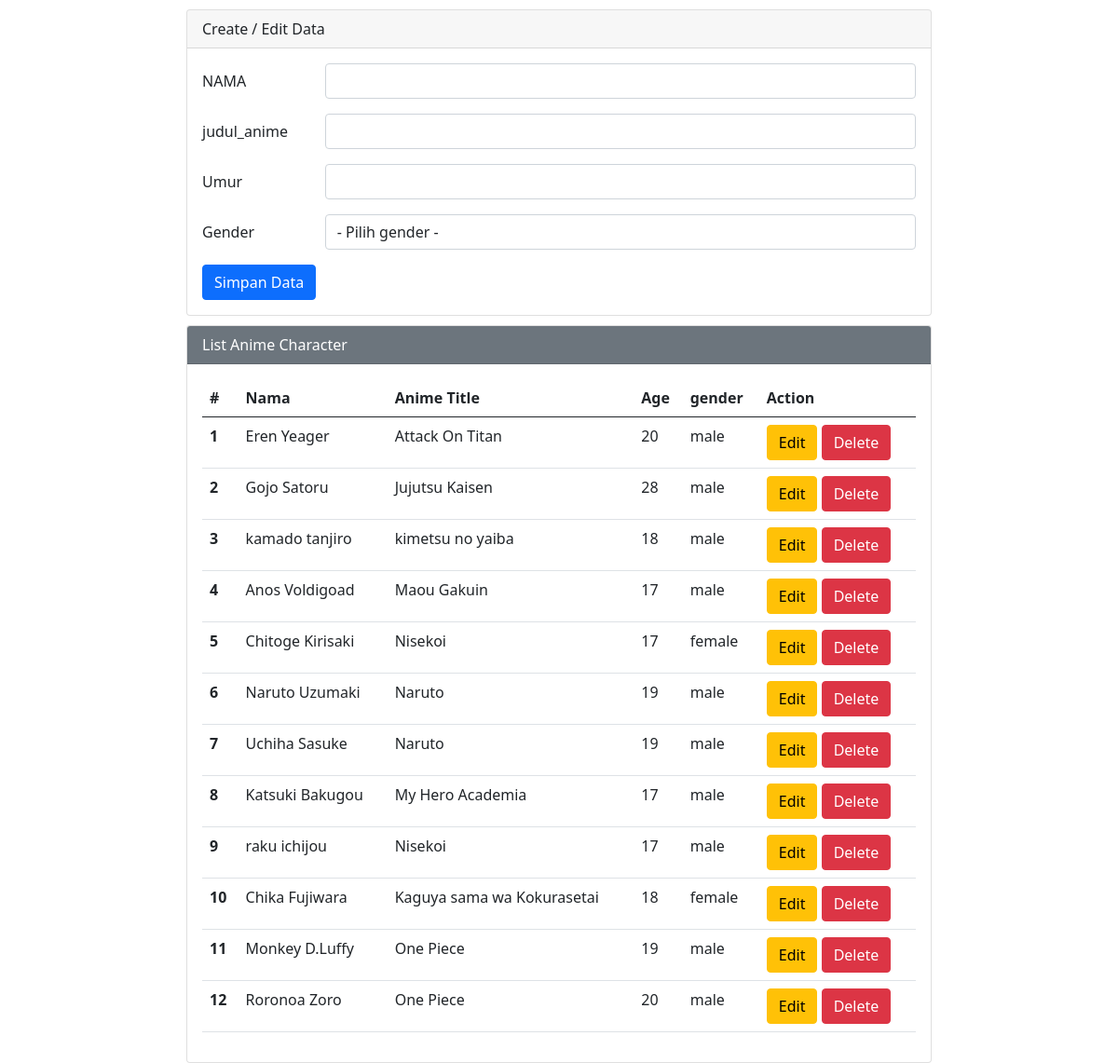
Screenshot of /web-login/formulir.php with the database file from the repository.
### tables this page shows
CREATE TABLE `character_anime` (
  `id` int(50) NOT NULL,
  `nama` varchar(100) NOT NULL,
  `judul_anime` varchar(100) NOT NULL,
  `umur` varchar(100) NOT NULL,
  `gender` varchar(100) NOT NULL
);

### web-login/formulir.php (the view, shortened to what this page needs)
<?php
require '../web-login/koneksi.php';
$nama        = "";
$judul_anime       = "";
$umur   = "";
?>
<!DOCTYPE html>
<html lang="en">
<head>
    <link href="https://cdn.jsdelivr.net/npm/bootstrap@5.0.0-beta2/dist/css/bootstrap.min.css" rel="stylesheet">
</head>
<body>
    <div class="mx-auto">
        <div class="card">
            <div class="card-header">
                Create / Edit Data
            </div>
            <div class="card-body">
                <form action="" method="POST">
                    <div class="mb-3 row">
                        <label for="nama" class="col-sm-2 col-form-label">NAMA</label>
                        <div class="col-sm-10">
                            <input type="text" class="form-control" id="nama" name="nama" value="<?php echo $nama ?>">
                        </div>
                    </div>
                    <div class="mb-3 row">
                        <label for="judul_anime" class="col-sm-2 col-form-label">judul_anime</label>
                        <div class="col-sm-10">
                            <input type="text" class="form-control" id="judul_anime" name="judul_anime" value="<?php echo $judul_anime ?>">
                        </div>
                    </div>
                    <div class="mb-3 row">
                        <label for="umur" class="col-sm-2 col-form-label">Umur</label>
                        <div class="col-sm-10">
                            <input type="text" class="form-control" id="umur" name="umur" value="<?php echo $umur ?>">
                        </div>
                    </div>
                    <div class="mb-3 row">
                        <label for="gender" class="col-sm-2 col-form-label">Gender</label>
                        <div class="col-sm-10">
                            <select class="form-control" name="gender" id="gender">
                                <option value="">- Pilih gender -</option>
                            </select>
                        </div>
                    </div>
                    <div class="col-12">
                        <input type="submit" name="simpan" value="Simpan Data" class="btn btn-primary" />
                    </div>
                </form>
            </div>
        </div>
        <div class="card">
            <div class="card-header text-white bg-secondary">
                List Anime Character
            </div>
            <div class="card-body">
                <table class="table">
                    <thead>
                        <tr>
                            <th scope="col">#</th>
                            <th scope="col">Nama</th>
                            <th scope="col">Anime Title</th>
                            <th scope="col">Age</th>
                            <th scope="col">gender</th>
                            <th scope="col">Action</th>
                        </tr>
                    </thead>
                    <tbody>
                        <?php
                        $sql2   = "select * from character_anime order by id desc";
                        $q2     = mysqli_query($conn, $sql2);
                        $urut   = 1;
                        while ($r2 = mysqli_fetch_array($q2)) {
                            $id         = $r2['id'];
                            $nama        = $r2['nama'];
                            $judul_anime       = $r2['judul_anime'];
                            $umur               = $r2['umur'];
                            $gender   = $r2['gender'];
                        ?>
                            <tr>
                                <th scope="row"><?php echo $urut++ ?></th>
                                <td scope="row"><?php echo $nama ?></td>
                                <td scope="row"><?php echo $judul_anime ?></td>
                                <td scope="row"><?php echo $umur ?></td>
                                <td scope="row"><?php echo $gender ?></td>
                                <td scope="row">
                                    <a href="formulir.php?op=edit&id=<?php echo $id ?>"><button type="button" class="btn btn-warning">Edit</button></a>
                                    <a href="formulir.php?op=delete&id=<?php echo $id?>" onclick="return confirm('Yakin mau delete data?')"><button type="button" class="btn btn-danger">Delete</button></a>
                                </td>
                            </tr>
                        <?php
                        }
                        ?>
                    </tbody>
                </table>
            </div>
        </div>
    </div>
</body>
</html>

### web-login/formulir.php (style rules this page uses)
.mx-auto { width: 800px }
.card { margin-top: 10px; }

### rows the page displays
character_anime: nama "Eren Yeager", judul_anime "Attack On Titan", umur "20", gender "male"
character_anime: nama "Gojo Satoru", judul_anime "Jujutsu Kaisen", umur "28", gender "male"
character_anime: nama "kamado tanjiro", judul_anime "kimetsu no yaiba", umur "18", gender "male"
character_anime: nama "Anos Voldigoad", judul_anime "Maou Gakuin", umur "17", gender "male"
character_anime: nama "Chitoge Kirisaki", judul_anime "Nisekoi", umur "17", gender "female"
character_anime: nama "Naruto Uzumaki", judul_anime "Naruto", umur "19", gender "male"
character_anime: nama "Uchiha Sasuke", judul_anime "Naruto", umur "19", gender "male"
character_anime: nama "Katsuki Bakugou", judul_anime "My Hero Academia", umur "17", gender "male"
character_anime: nama "raku ichijou", judul_anime "Nisekoi", umur "17", gender "male"
character_anime: nama "Chika Fujiwara", judul_anime "Kaguya sama wa Kokurasetai", umur "18", gender "female"
character_anime: nama "Monkey D.Luffy", judul_anime "One Piece", umur "19", gender "male"
character_anime: nama "Roronoa Zoro", judul_anime "One Piece", umur "20", gender "male"
